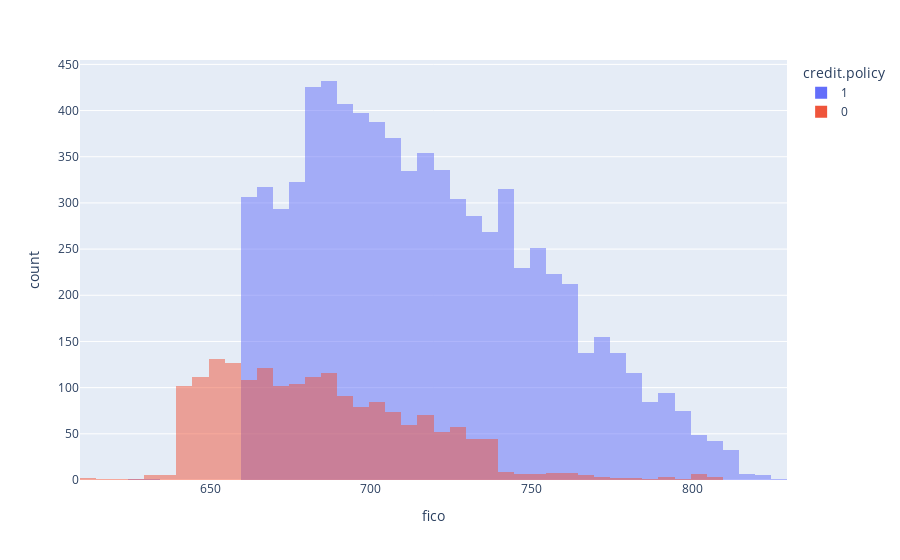

Write notebook code for a chart like this one.
### Code cell
fig = px.histogram(df, x="fico", color="credit.policy", barmode="overlay")
fig.show()

### Figure 1 — Plotly figure (JSON) as saved in the notebook; plotly's stock layout.template omitted (floating-point values rounded to 4 significant figures; data arrays with more than 128 entries replaced by an {"elided": "..."} marker saying what was removed)
{"data": [{"alignmentgroup": "True", "bingroup": "x", "hovertemplate": "credit.policy=1<br>fico=%{x}<br>count=%{y}<extra></extra>", "legendgroup": "1", "marker": {"color": "#636efa", "opacity": 0.5, "pattern": {"shape": ""}}, "name": "1", "offsetgroup": "1", "orientation": "v", "showlegend": true, "type": "histogram", "x": {"elided": "7710 int values"}, "xaxis": "x", "yaxis": "y"}, {"alignmentgroup": "True", "bingroup": "x", "hovertemplate": "credit.policy=0<br>fico=%{x}<br>count=%{y}<extra></extra>", "legendgroup": "0", "marker": {"color": "#EF553B", "opacity": 0.5, "pattern": {"shape": ""}}, "name": "0", "offsetgroup": "0", "orientation": "v", "showlegend": true, "type": "histogram", "x": {"elided": "1868 int values"}, "xaxis": "x", "yaxis": "y"}], "layout": {"autosize": true, "barmode": "overlay", "legend": {"title": {"text": "credit.policy"}, "tracegroupgap": 0}, "margin": {"t": 60}, "xaxis": {"anchor": "y", "autorange": true, "domain": [0, 1], "range": [609.5, 829.5], "title": {"text": "fico"}, "type": "linear"}, "yaxis": {"anchor": "x", "autorange": true, "domain": [0, 1], "range": [0, 454.7], "title": {"text": "count"}}}}
